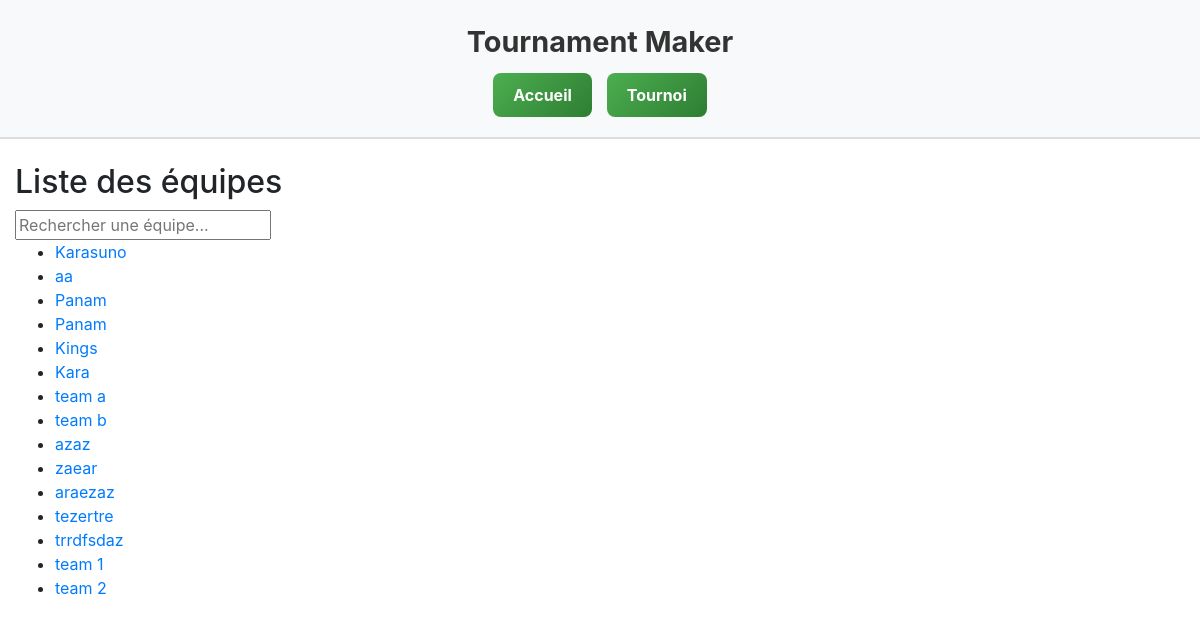
/TournamentMaker/teams/, run on the app's committed database.
### TournamentMaker/models.py (models this page shows, shortened)
class Team(models.Model):
    name = models.CharField(max_length=100)
    tournament = models.ForeignKey(Tournament, on_delete=models.CASCADE, related_name='teams')

### TournamentMaker/views.py (the view)
# urls.py: path('teams/', views.teams, name='teams'),
def teams(request):
    all_teams = Team.objects.all()
    return render(request, 'teams.html', {'teams': all_teams})

### TournamentMaker/templates/teams.html (shortened to what this page needs)
{% extends "base_generic.html" %}
{% block content %}
  <h2>Liste des équipes</h2>
  <input type="text" id="searchInput" onkeyup="searchTeam()" placeholder="Rechercher une équipe...">
  <ul id="teamsList">
    {% for team in teams %}
      <li class="team">
        <a href="{% url 'team_detail' team.id %}">{{ team.name }}</a>
      </li>
    {% empty %}
      <li>Aucune équipe trouvée.</li>
    {% endfor %}
  </ul>
{% endblock %}

### data on the page
Team: name "Karasuno"
Team: name "aa"
Team: name "Panam"
Team: name "Panam"
Team: name "Kings"
Team: name "Kara"
Team: name "team a"
Team: name "team b"
Team: name "azaz"
Team: name "zaear"
Team: name "araezaz"
Team: name "tezertre"
Team: name "trrdfsdaz"
Team: name "team 1"
Team: name "team 2"
